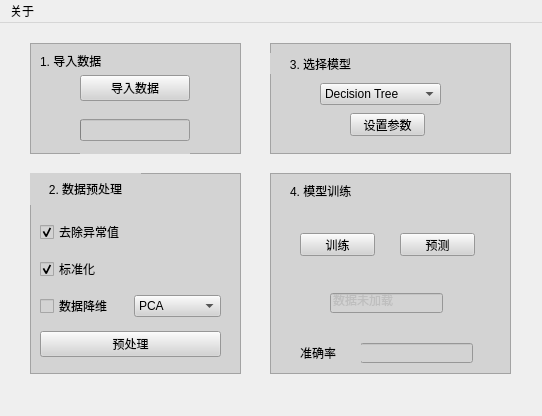
<?xml version="1.0" encoding="UTF-8"?>
<ui version="4.0">
 <class>MainWindow</class>
 <widget class="QMainWindow" name="MainWindow">
  <property name="geometry">
   <rect>
    <x>0</x>
    <y>0</y>
    <width>542</width>
    <height>416</height>
   </rect>
  </property>
  <property name="windowTitle">
   <string>MainWindow</string>
  </property>
  <widget class="QWidget" name="centralwidget">
   <widget class="QFrame" name="dataFrame">
    <property name="geometry">
     <rect>
      <x>30</x>
      <y>20</y>
      <width>211</width>
      <height>111</height>
     </rect>
    </property>
    <property name="styleSheet">
     <string notr="true">background-color: rgb(211, 211, 211);</string>
    </property>
    <property name="frameShape">
     <enum>QFrame::StyledPanel</enum>
    </property>
    <property name="frameShadow">
     <enum>QFrame::Raised</enum>
    </property>
    <property name="lineWidth">
     <number>1</number>
    </property>
    <property name="midLineWidth">
     <number>0</number>
    </property>
    <widget class="QWidget" name="verticalLayoutWidget_2">
     <property name="geometry">
      <rect>
       <x>50</x>
       <y>20</y>
       <width>110</width>
       <height>91</height>
      </rect>
     </property>
     <layout class="QVBoxLayout" name="verticalLayout_2">
      <item>
       <widget class="QPushButton" name="loadDataButton">
        <property name="text">
         <string>导入数据</string>
        </property>
       </widget>
      </item>
      <item>
       <widget class="QProgressBar" name="progressBar">
        <property name="value">
         <number>0</number>
        </property>
        <property name="textVisible">
         <bool>false</bool>
        </property>
       </widget>
      </item>
     </layout>
    </widget>
    <widget class="QLabel" name="label_1">
     <property name="geometry">
      <rect>
       <x>10</x>
       <y>10</y>
       <width>71</width>
       <height>16</height>
      </rect>
     </property>
     <property name="text">
      <string>1. 导入数据</string>
     </property>
    </widget>
   </widget>
   <widget class="QFrame" name="frame">
    <property name="geometry">
     <rect>
      <x>270</x>
      <y>20</y>
      <width>241</width>
      <height>111</height>
     </rect>
    </property>
    <property name="styleSheet">
     <string notr="true">background-color: rgb(211, 211, 211);</string>
    </property>
    <property name="frameShape">
     <enum>QFrame::StyledPanel</enum>
    </property>
    <property name="frameShadow">
     <enum>QFrame::Raised</enum>
    </property>
    <widget class="QLabel" name="label_3">
     <property name="geometry">
      <rect>
       <x>0</x>
       <y>10</y>
       <width>101</width>
       <height>21</height>
      </rect>
     </property>
     <property name="layoutDirection">
      <enum>Qt::LeftToRight</enum>
     </property>
     <property name="text">
      <string>3. 选择模型</string>
     </property>
     <property name="alignment">
      <set>Qt::AlignCenter</set>
     </property>
    </widget>
    <widget class="QComboBox" name="chooseModel">
     <property name="geometry">
      <rect>
       <x>50</x>
       <y>40</y>
       <width>121</width>
       <height>22</height>
      </rect>
     </property>
     <item>
      <property name="text">
       <string>Decision Tree</string>
      </property>
     </item>
     <item>
      <property name="text">
       <string>Random Forest</string>
      </property>
     </item>
     <item>
      <property name="text">
       <string>SVM</string>
      </property>
     </item>
     <item>
      <property name="text">
       <string>kNN</string>
      </property>
     </item>
     <item>
      <property name="text">
       <string>XGBoost</string>
      </property>
     </item>
     <item>
      <property name="text">
       <string>DNN</string>
      </property>
     </item>
    </widget>
    <widget class="QPushButton" name="setParametersButton">
     <property name="geometry">
      <rect>
       <x>80</x>
       <y>70</y>
       <width>75</width>
       <height>23</height>
      </rect>
     </property>
     <property name="text">
      <string>设置参数</string>
     </property>
    </widget>
   </widget>
   <widget class="QFrame" name="frame_2">
    <property name="geometry">
     <rect>
      <x>30</x>
      <y>150</y>
      <width>211</width>
      <height>201</height>
     </rect>
    </property>
    <property name="styleSheet">
     <string notr="true">background-color: rgb(211, 211, 211);</string>
    </property>
    <property name="frameShape">
     <enum>QFrame::StyledPanel</enum>
    </property>
    <property name="frameShadow">
     <enum>QFrame::Raised</enum>
    </property>
    <widget class="QLabel" name="label_2">
     <property name="geometry">
      <rect>
       <x>0</x>
       <y>0</y>
       <width>111</width>
       <height>32</height>
      </rect>
     </property>
     <property name="maximumSize">
      <size>
       <width>200</width>
       <height>200</height>
      </size>
     </property>
     <property name="text">
      <string>2. 数据预处理</string>
     </property>
     <property name="alignment">
      <set>Qt::AlignCenter</set>
     </property>
     <property name="indent">
      <number>-1</number>
     </property>
    </widget>
    <widget class="QWidget" name="verticalLayoutWidget">
     <property name="geometry">
      <rect>
       <x>10</x>
       <y>40</y>
       <width>181</width>
       <height>151</height>
      </rect>
     </property>
     <layout class="QVBoxLayout" name="verticalLayout">
      <item>
       <widget class="QCheckBox" name="checkBox">
        <property name="text">
         <string>去除异常值</string>
        </property>
        <property name="checked">
         <bool>true</bool>
        </property>
       </widget>
      </item>
      <item>
       <widget class="QCheckBox" name="checkStandardScaler">
        <property name="text">
         <string>标准化</string>
        </property>
        <property name="checked">
         <bool>true</bool>
        </property>
       </widget>
      </item>
      <item>
       <layout class="QHBoxLayout" name="horizontalLayout">
        <item>
         <widget class="QCheckBox" name="checkDimensionReduction">
          <property name="text">
           <string>数据降维</string>
          </property>
         </widget>
        </item>
        <item>
         <widget class="QComboBox" name="chooseDRMethod">
          <property name="enabled">
           <bool>true</bool>
          </property>
          <item>
           <property name="text">
            <string>PCA</string>
           </property>
          </item>
          <item>
           <property name="text">
            <string>NMF</string>
           </property>
          </item>
         </widget>
        </item>
       </layout>
      </item>
      <item>
       <widget class="QPushButton" name="startPreprocess">
        <property name="text">
         <string>预处理</string>
        </property>
        <property name="iconSize">
         <size>
          <width>16</width>
          <height>16</height>
         </size>
        </property>
       </widget>
      </item>
     </layout>
    </widget>
   </widget>
   <widget class="QFrame" name="frame_3">
    <property name="geometry">
     <rect>
      <x>270</x>
      <y>150</y>
      <width>241</width>
      <height>201</height>
     </rect>
    </property>
    <property name="styleSheet">
     <string notr="true">background-color: rgb(211, 211, 211);</string>
    </property>
    <property name="frameShape">
     <enum>QFrame::StyledPanel</enum>
    </property>
    <property name="frameShadow">
     <enum>QFrame::Raised</enum>
    </property>
    <widget class="QPushButton" name="trainButton">
     <property name="geometry">
      <rect>
       <x>30</x>
       <y>60</y>
       <width>75</width>
       <height>23</height>
      </rect>
     </property>
     <property name="text">
      <string>训练</string>
     </property>
    </widget>
    <widget class="QLineEdit" name="trainState">
     <property name="enabled">
      <bool>false</bool>
     </property>
     <property name="geometry">
      <rect>
       <x>60</x>
       <y>120</y>
       <width>113</width>
       <height>20</height>
      </rect>
     </property>
     <property name="text">
      <string>数据未加载</string>
     </property>
    </widget>
    <widget class="QPushButton" name="predictButton">
     <property name="geometry">
      <rect>
       <x>130</x>
       <y>60</y>
       <width>75</width>
       <height>23</height>
      </rect>
     </property>
     <property name="text">
      <string>预测</string>
     </property>
    </widget>
    <widget class="QLineEdit" name="predictResult">
     <property name="geometry">
      <rect>
       <x>90</x>
       <y>170</y>
       <width>113</width>
       <height>20</height>
      </rect>
     </property>
     <property name="text">
      <string/>
     </property>
    </widget>
    <widget class="QLabel" name="label_predict">
     <property name="geometry">
      <rect>
       <x>30</x>
       <y>170</y>
       <width>61</width>
       <height>20</height>
      </rect>
     </property>
     <property name="text">
      <string>准确率</string>
     </property>
    </widget>
    <widget class="QLabel" name="label_4">
     <property name="geometry">
      <rect>
       <x>20</x>
       <y>10</y>
       <width>81</width>
       <height>16</height>
      </rect>
     </property>
     <property name="text">
      <string>4. 模型训练</string>
     </property>
    </widget>
   </widget>
  </widget>
  <widget class="QMenuBar" name="menubar">
   <property name="geometry">
    <rect>
     <x>0</x>
     <y>0</y>
     <width>542</width>
     <height>23</height>
    </rect>
   </property>
   <widget class="QMenu" name="menu">
    <property name="title">
     <string>关于</string>
    </property>
    <addaction name="showAuthorAction"/>
    <addaction name="showLibrariesAction"/>
   </widget>
   <addaction name="menu"/>
  </widget>
  <action name="showAuthorAction">
   <property name="text">
    <string>作者</string>
   </property>
  </action>
  <action name="showLibrariesAction">
   <property name="text">
    <string>使用库</string>
   </property>
  </action>
 </widget>
 <resources/>
 <connections>
  <connection>
   <sender>showAuthorAction</sender>
   <signal>triggered()</signal>
   <receiver>MainWindow</receiver>
   <slot>showAuthor()</slot>
   <hints>
    <hint type="sourcelabel">
     <x>-1</x>
     <y>-1</y>
    </hint>
    <hint type="destinationlabel">
     <x>286</x>
     <y>299</y>
    </hint>
   </hints>
  </connection>
  <connection>
   <sender>showLibrariesAction</sender>
   <signal>triggered()</signal>
   <receiver>MainWindow</receiver>
   <slot>showLibraries()</slot>
   <hints>
    <hint type="sourcelabel">
     <x>-1</x>
     <y>-1</y>
    </hint>
    <hint type="destinationlabel">
     <x>286</x>
     <y>299</y>
    </hint>
   </hints>
  </connection>
  <connection>
   <sender>loadDataButton</sender>
   <signal>clicked()</signal>
   <receiver>MainWindow</receiver>
   <slot>loadData()</slot>
   <hints>
    <hint type="sourcelabel">
     <x>127</x>
     <y>87</y>
    </hint>
    <hint type="destinationlabel">
     <x>242</x>
     <y>38</y>
    </hint>
   </hints>
  </connection>
  <connection>
   <sender>setParametersButton</sender>
   <signal>clicked()</signal>
   <receiver>MainWindow</receiver>
   <slot>setParameters()</slot>
   <hints>
    <hint type="sourcelabel">
     <x>389</x>
     <y>126</y>
    </hint>
    <hint type="destinationlabel">
     <x>390</x>
     <y>162</y>
    </hint>
   </hints>
  </connection>
  <connection>
   <sender>predictButton</sender>
   <signal>clicked()</signal>
   <receiver>MainWindow</receiver>
   <slot>predictData()</slot>
   <hints>
    <hint type="sourcelabel">
     <x>433</x>
     <y>240</y>
    </hint>
    <hint type="destinationlabel">
     <x>384</x>
     <y>379</y>
    </hint>
   </hints>
  </connection>
  <connection>
   <sender>trainButton</sender>
   <signal>clicked()</signal>
   <receiver>MainWindow</receiver>
   <slot>trainData()</slot>
   <hints>
    <hint type="sourcelabel">
     <x>327</x>
     <y>243</y>
    </hint>
    <hint type="destinationlabel">
     <x>246</x>
     <y>269</y>
    </hint>
   </hints>
  </connection>
  <connection>
   <sender>startPreprocess</sender>
   <signal>clicked()</signal>
   <receiver>MainWindow</receiver>
   <slot>preprocessData()</slot>
   <hints>
    <hint type="sourcelabel">
     <x>138</x>
     <y>349</y>
    </hint>
    <hint type="destinationlabel">
     <x>245</x>
     <y>324</y>
    </hint>
   </hints>
  </connection>
 </connections>
 <slots>
  <slot>showAuthor()</slot>
  <slot>showLibraries()</slot>
  <slot>loadData()</slot>
  <slot>setParameters()</slot>
  <slot>predictData()</slot>
  <slot>trainData()</slot>
  <slot>preprocessData()</slot>
 </slots>
</ui>
